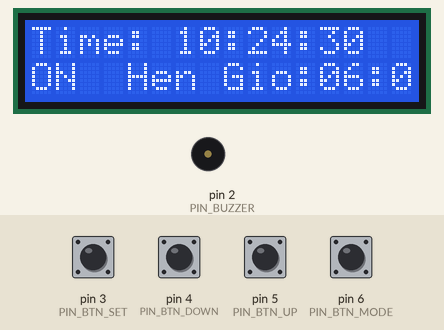
Simulated run of this sketch. Board: Arduino Uno, built with avr-gcc and run on an emulated ATmega328P. On the bench: 16×2 character LCD, buzzer (waves = sounding, pin HIGH). The test bench sets the inputs (shaded band); at power-on: pin 3 (PIN_BTN_SET), pin 4 (PIN_BTN_DOWN), pin 5 (PIN_BTN_UP), pin 6 (PIN_BTN_MODE) HIGH. The local clock reads 2024-03-15 10:24:30 at power-on unless the sketch sets it.

Above: at 0.1 s.
1.3 s: pin 6 (PIN_BTN_MODE) pulled LOW for 0.15 s
At 2.4 s:
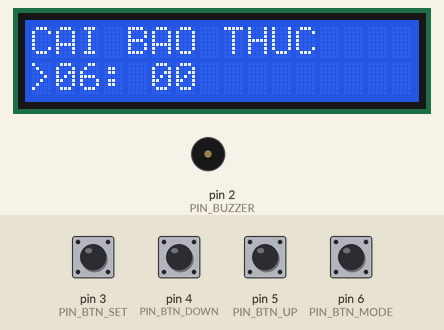
3.0 s: pin 3 (PIN_BTN_SET) pulled LOW for 1 s
At 4.2 s:
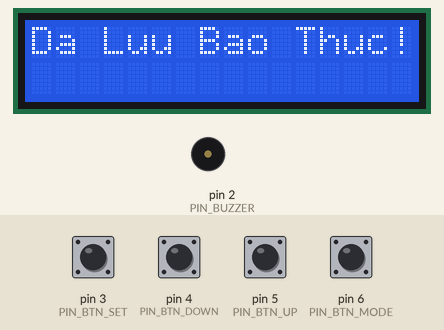
6.2 s: pin 3 (PIN_BTN_SET) driven LOW and pin 6 (PIN_BTN_MODE) driven LOW
At 9.0 s:
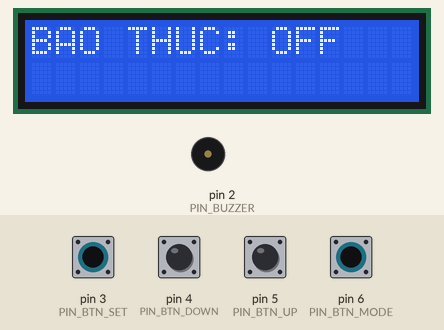
9.2 s: pin 3 (PIN_BTN_SET) driven HIGH
At 13.14 s:
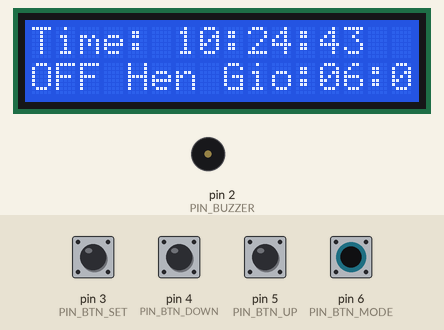
Timing chart, 0 to 13.2 s (numbered marks = the images above; inputs shaded):
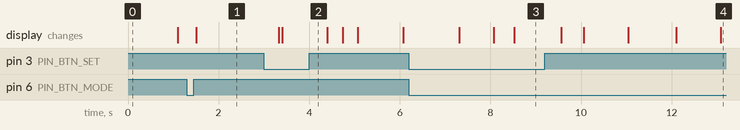

The sketch:

bth3_i2c_ds1307_lcd.ino
```cpp
#include <Wire.h>
#include <RTClib.h>
#include <LiquidCrystal_I2C.h>

const int PIN_BTN_MODE = 6;
const int PIN_BTN_UP   = 5;
const int PIN_BTN_DOWN = 4;
const int PIN_BTN_SET  = 3;
const int PIN_BUZZER   = 2;

LiquidCrystal_I2C lcd(0x27, 16, 2);
RTC_DS1307 rtc;

enum ModeState {
  MODE_VIEW_TIME,
  MODE_SET_ALARM_H,
  MODE_SET_ALARM_M,
  MODE_SET_TIME_H,
  MODE_SET_TIME_M
};

ModeState currentMode = MODE_VIEW_TIME;

int alarmHour = 6;
int alarmMinute = 0;
bool isAlarmOn = true;
bool isRinging = false;

int tempHour, tempMinute;

unsigned long modePressTime = 0;
bool modeButtonHeld = false;

void handleButtons();
void changeMode();
void handleUp();
void handleDown();
void handleSet();
void printDigits(int digits);
void displayRealTime();
void displaySetAlarm();
void displaySetTime();
void checkAlarmTrigger();
void ringAlarm();
void stopAlarm();

void setup() {
  pinMode(PIN_BTN_MODE, INPUT_PULLUP);
  pinMode(PIN_BTN_UP, INPUT_PULLUP);
  pinMode(PIN_BTN_DOWN, INPUT_PULLUP);
  pinMode(PIN_BTN_SET, INPUT_PULLUP);
  pinMode(PIN_BUZZER, OUTPUT);

  digitalWrite(PIN_BUZZER, LOW);

  lcd.init();
  lcd.backlight();

  if (!rtc.begin()) {
    lcd.print("Loi RTC!");
    while (1);
  }

  if (!rtc.isrunning()) {
    rtc.adjust(DateTime(F(__DATE__), F(__TIME__)));
  }
}

void loop() {
  handleButtons();

  if (isRinging) {
    ringAlarm();
  } else {
    switch (currentMode) {
      case MODE_VIEW_TIME:
        displayRealTime();
        checkAlarmTrigger();
        break;
      case MODE_SET_ALARM_H:
      case MODE_SET_ALARM_M:
        displaySetAlarm();
        break;
      case MODE_SET_TIME_H:
      case MODE_SET_TIME_M:
        displaySetTime();
        break;
    }
  }
  delay(50);
}

void handleButtons() {
  int modeState = digitalRead(PIN_BTN_MODE);

  if (modeState == LOW) {
    if (modePressTime == 0) modePressTime = millis();
    if (millis() - modePressTime > 2000 && !modeButtonHeld && currentMode == MODE_VIEW_TIME) {
      isAlarmOn = !isAlarmOn;
      modeButtonHeld = true;
      lcd.clear();
      lcd.setCursor(0, 0);
      lcd.print(isAlarmOn ? "BAO THUC: ON " : "BAO THUC: OFF");
      delay(1000);
      lcd.clear();
    }
  } else {
    if (modePressTime > 0) {
      if (!modeButtonHeld && millis() - modePressTime < 1000) {
        if (isRinging) {
          stopAlarm();
        } else {
          changeMode();
        }
      }
      modePressTime = 0;
      modeButtonHeld = false;
    }
  }

  if (digitalRead(PIN_BTN_UP) == LOW) {
    handleUp();
    delay(200);
  }
  if (digitalRead(PIN_BTN_DOWN) == LOW) {
    handleDown();
    delay(200);
  }
  if (digitalRead(PIN_BTN_SET) == LOW) {
    handleSet();
    delay(300);
  }
}

void changeMode() {
  lcd.clear();
  switch (currentMode) {
    case MODE_VIEW_TIME:
      currentMode = MODE_SET_ALARM_H;
      tempHour = alarmHour;
      tempMinute = alarmMinute;
      break;
    case MODE_SET_ALARM_H:
    case MODE_SET_ALARM_M:
      currentMode = MODE_SET_TIME_H;
      {
        DateTime now = rtc.now();
        tempHour = now.hour();
        tempMinute = now.minute();
      }
      break;
    default:
      currentMode = MODE_VIEW_TIME;
      break;
  }
}

void handleUp() {
  if (currentMode == MODE_SET_ALARM_H || currentMode == MODE_SET_TIME_H) {
    tempHour++;
    if (tempHour > 23) tempHour = 0;
  } else if (currentMode == MODE_SET_ALARM_M || currentMode == MODE_SET_TIME_M) {
    tempMinute++;
    if (tempMinute > 59) tempMinute = 0;
  }
}

void handleDown() {
  if (currentMode == MODE_SET_ALARM_H || currentMode == MODE_SET_TIME_H) {
    tempHour--;
    if (tempHour < 0) tempHour = 23;
  } else if (currentMode == MODE_SET_ALARM_M || currentMode == MODE_SET_TIME_M) {
    tempMinute--;
    if (tempMinute < 0) tempMinute = 59;
  }
}

void handleSet() {
  DateTime now = rtc.now();
  switch (currentMode) {
    case MODE_SET_ALARM_H:
      currentMode = MODE_SET_ALARM_M;
      break;
    case MODE_SET_ALARM_M:
      alarmHour = tempHour;
      alarmMinute = tempMinute;
      isAlarmOn = true;
      currentMode = MODE_VIEW_TIME;
      lcd.clear();
      lcd.print("Da Luu Bao Thuc!");
      delay(1000);
      lcd.clear();
      break;
    case MODE_SET_TIME_H:
      currentMode = MODE_SET_TIME_M;
      break;
    case MODE_SET_TIME_M:
      rtc.adjust(DateTime(now.year(), now.month(), now.day(), tempHour, tempMinute, 0));
      currentMode = MODE_VIEW_TIME;
      lcd.clear();
      lcd.print("Da Luu Gio!");
      delay(1000);
      lcd.clear();
      break;
  }
}

void printDigits(int digits) {
  if (digits < 10) lcd.print('0');
  lcd.print(digits);
}

void displayRealTime() {
  DateTime now = rtc.now();
  lcd.setCursor(0, 0);
  lcd.print("Time: ");
  printDigits(now.hour()); lcd.print(":");
  printDigits(now.minute()); lcd.print(":");
  printDigits(now.second());

  lcd.setCursor(0, 1);
  if (isAlarmOn) lcd.print("ON ");
  else lcd.print("OFF");

  lcd.print(" Hen Gio:");
  printDigits(alarmHour); lcd.print(":");
  printDigits(alarmMinute);
}

void displaySetAlarm() {
  lcd.setCursor(0, 0);
  lcd.print("CAI BAO THUC");
  lcd.setCursor(0, 1);

  if (currentMode == MODE_SET_ALARM_H) lcd.print(">");
  else lcd.print(" ");
  printDigits(tempHour);
  lcd.print(":");

  if (currentMode == MODE_SET_ALARM_M) lcd.print(">");
  else lcd.print(" ");
  printDigits(tempMinute);
}

void displaySetTime() {
  lcd.setCursor(0, 0);
  lcd.print("CAI THOI GIAN");
  lcd.setCursor(0, 1);

  if (currentMode == MODE_SET_TIME_H) lcd.print(">");
  else lcd.print(" ");
  printDigits(tempHour);
  lcd.print(":");

  if (currentMode == MODE_SET_TIME_M) lcd.print(">");
  else lcd.print(" ");
  printDigits(tempMinute);
}

void checkAlarmTrigger() {
  if (!isAlarmOn) return;

  DateTime now = rtc.now();
  if (now.hour() == alarmHour && now.minute() == alarmMinute && now.second() == 0) {
    isRinging = true;
  }
}

void ringAlarm() {
  lcd.setCursor(0, 0);
  lcd.print("DAY DI BAN OI!!! ");
  lcd.setCursor(0, 1);
  lcd.print("Bam MODE de tat ");

  digitalWrite(PIN_BUZZER, HIGH);
  delay(100);
  digitalWrite(PIN_BUZZER, LOW);
  delay(100);
}

void stopAlarm() {
  isRinging = false;
  digitalWrite(PIN_BUZZER, LOW);
  lcd.clear();
}
```

Measured:
- after the input at 1.3 s, the display: changes after 0.20 s (image 1)
- after the input at 3.0 s, the display: first changes after 0.33 s (image 2 shows a later state)
